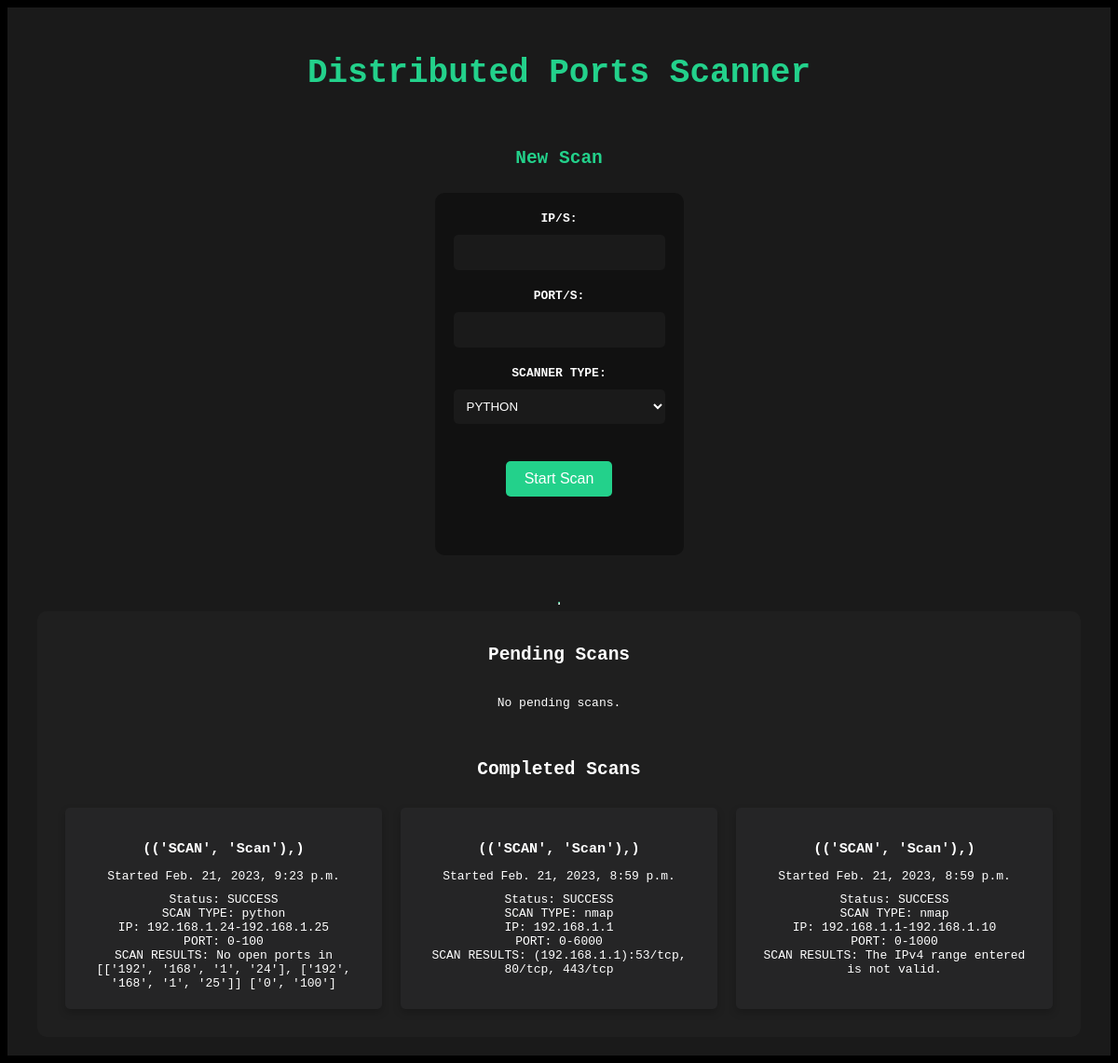
Page /scanner/list on the earlier database version.
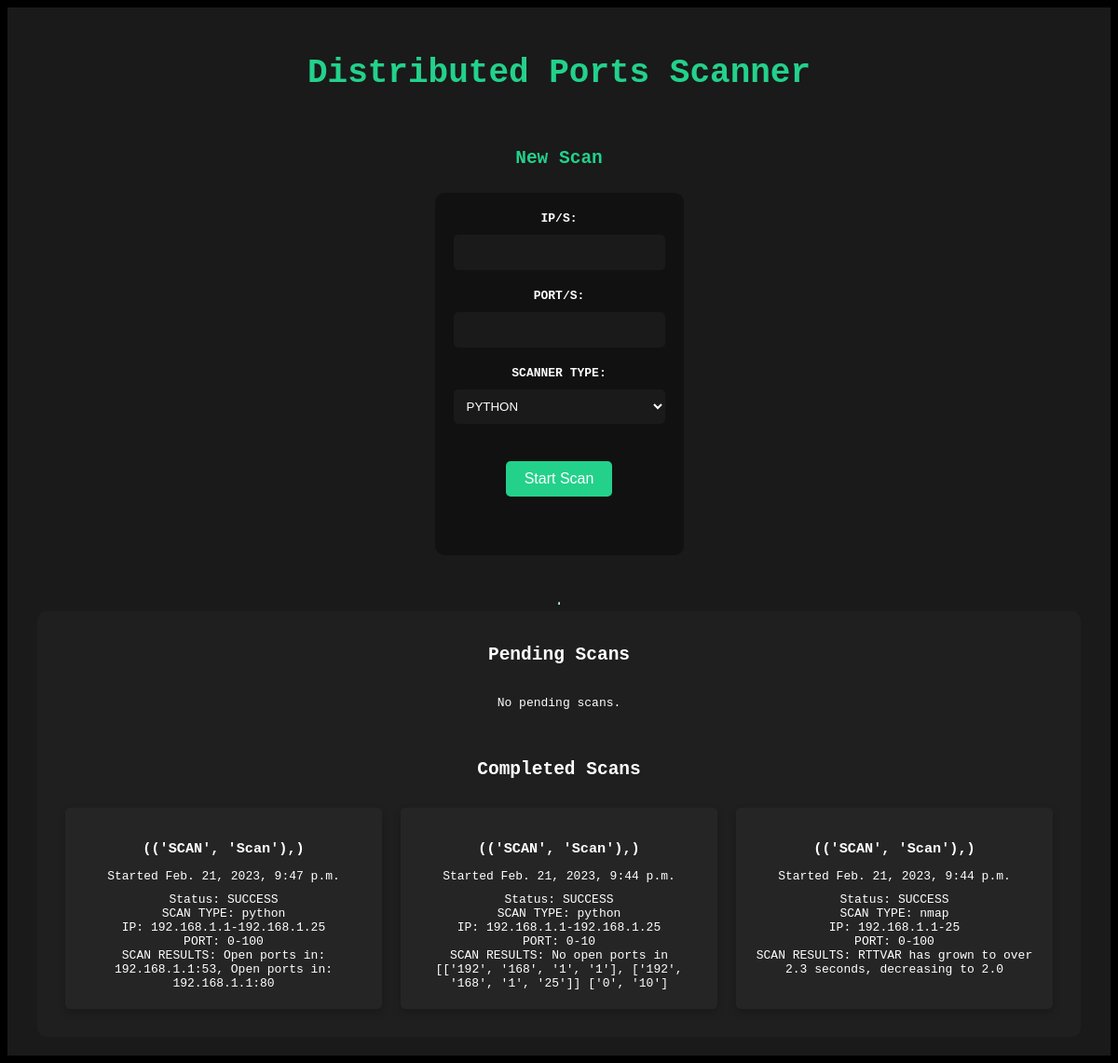
Same page on the later database version.
### scanner/models.py (models this page shows)
class Scan(models.Model):
    EXECUTION_SCANS = 'SCAN'
    EXECUTIONS = ((EXECUTION_SCANS, 'Scan'),)
    STATUS_PENDING = 'PENDING'
    STATUS_ERROR = 'ERROR'
    STATUS_SUCCESS = 'SUCCESS'
    STATUSES = (
        (STATUS_PENDING, 'Pending'),
        (STATUS_ERROR, 'Error'),
        (STATUS_SUCCESS, 'Success'),
    )
    execution = models.CharField(max_length=8, choices=EXECUTIONS)
    scanner_type = models.CharField(max_length=20)
    ip = models.GenericIPAddressField()
    port = models.CharField(max_length=9)
    result = models.CharField(blank=True, null=True, max_length=400)
    created_at = models.DateTimeField(auto_now_add=True)
    modified_at = models.DateTimeField(auto_now=True)
    status = models.CharField(max_length=8, choices=STATUSES)
    message = models.CharField(max_length=110, blank=True)

### scanner/views.py (the view)
# urls.py: path('list', ScanListView.as_view(), name='scan_list'),
class ScanListView(View):
    def get(self, request):
        pending_scans = Scan.objects.filter(status=Scan.STATUS_PENDING).order_by('-id')[:3]
        error_scans = Scan.objects.filter(status=Scan.STATUS_ERROR).order_by('-id')[:3]
        success_scans = Scan.objects.filter(status=Scan.STATUS_SUCCESS).order_by('-id')[:3]
        context = {
            'pending_scans': pending_scans,
            'error_scans': error_scans,
            'success_scans': success_scans,
        }
        return render(request, 'scan/list.html', context=context)

### scanner/templates/scan/list.html (shortened to what this page needs)
<html>
    <head></head>
    <body>
      <div id="container" style="text-align:center;background-color:#1a1a1a;color:white;padding-bottom:20px;">
        <h1 style="color:#23d18b;margin-top:50px;">Distributed Ports Scanner</h1>
        <h2 style="color:#23d18b;margin-top:10px;">New Scan</h2>
        <div style="background-color:#111111;display:inline-block;padding:20px;border-radius:10px;margin-top:10px;">
            <form action="{% url 'scan_start' %}" method="POST">
                <label for="ip" style="display:block;font-weight:bold;margin-bottom:10px;">IP/S:</label>
                <input type="text" name="ip" id="ip" style="width:100%;padding:10px;border-radius:5px;border:none;margin-bottom:20px;background-color:#1a1a1a;color:white;">
                <label for="port" style="display:block;font-weight:bold;margin-bottom:10px;">PORT/S:</label>
                <input type="text" name="port" id="port" style="width:100%;padding:10px;border-radius:5px;border:none;margin-bottom:20px;background-color:#1a1a1a;color:white;">
                <label for="scanner_type" style="display:block;font-weight:bold;margin-bottom:10px;">SCANNER TYPE:</label>
                <select name="scanner_type" id="scan_form" style="width:100%;padding:10px;border-radius:5px;border:none;margin-bottom:20px;background-color:#1a1a1a;color:white;">
                    <option value="python">PYTHON</option>
                </select>
                <input id="submit-button" type="submit" value="Start Scan" style="background-color:#23d18b;color:white;padding:10px 20px;border:none;border-radius:5px;cursor:pointer;">
            </form>
        </div>
        <hr style="border-top: 2px solid #23d18b;margin-top:50px;">
        <div style="background-color: #1f1f1f; color: #fff; padding: 20px; border-radius: 10px;">
          <h2 style="text-align: center; margin-bottom: 20px;">Pending Scans</h2>
          <div style="display: flex; flex-wrap: wrap; justify-content: center;">
              {% for execute in pending_scans %}
              <div style="background-color: #252526; box-shadow: 0 4px 8px 0 rgba(0, 0, 0, 0.2); border-radius: 5px; margin: 10px; padding: 20px; width: 300px; text-align: center;">
                  <h3 style="margin-bottom: 10px;">{{ execute.execution }}</h3>
                  <p style="margin-bottom: 10px;">Started {{ execute.created_at }}</p>
                  <ul style="list-style: none; padding: 0; margin: 0;">
                      <li>Status: {{ execute.status }}</li>
                      <li>SCAN TYPE: {{ execute.scanner_type }}</li>
                      <li>IP: {{ execute.ip }}</li>
                      <li>PORT: {{ execute.port }}</li>
                      <li>SCAN RESULTS: {% if execute.result %}{{ execute.result }}{% else %}Scanning...{% endif %}</li>
                  </ul>
              </div>
              {% empty %}
              <p>No pending scans.</p>
              {% endfor %}
          </div>
          <h2 style="text-align: center; margin: 40px 0 20px;">Completed Scans</h2>
          <div style="display: flex; flex-wrap: wrap; justify-content: center;">
              {% for execute in success_scans %}
              <div style="background-color: #252526; box-shadow: 0 4px 8px 0 rgba(0, 0, 0, 0.2); border-radius: 5px; margin: 10px; padding: 20px; width: 300px; text-align: center;">
                  <h3 style="margin-bottom: 10px;">{{ execute.execution }}</h3>
                  <p style="margin-bottom: 10px;">Started {{ execute.created_at }}</p>
                  <ul style="list-style: none; padding: 0; margin: 0;">
                      <li>Status: {{ execute.status }}</li>
                      <li>SCAN TYPE: {{ execute.scanner_type }}</li>
                      <li>IP: {{ execute.ip }}</li>
                      <li>PORT: {{ execute.port }}</li>
                      <li>SCAN RESULTS: {{ execute.result }}</li>
                  </ul>
              </div>
              {% empty %}
              <p>No completed scans.</p>
              {% endfor %}
          </div>
        </div>
      </div>
    </body>
</html>

### scanner/templates/scan/list.html (style rules this page uses)
body { background-color: black; color: white; font-family: monospace; }
input { padding: 10px; font-size: 16px; color: black; background-color: rgb(177, 167, 167); border: 2px solid black; }
#container { display: flex; flex-direction: column; align-items: center; justify-content: center; min-height: 100vh; }
h1 { font-size: 36px; margin-bottom: 50px; }
#submit-button { margin-top: 20px; margin-bottom: 30px; padding: 10px 20px; background-color: green; color: white; border: none; cursor: pointer; }

Differences in the rows shown:
no longer on this page (row unchanged): Scan: execution "(('SCAN', 'Scan'),)", created_at "Feb. 21, 2023, 9:23 p.m.", status "SUCCESS", scanner_type "python", ip "192.168.1.24-192.168.1.25", port "0-100", result "No open ports in [['192', '168', '1', '24'], ['192', '168', '1', '25']] ['0', '100']"
no longer on this page (row unchanged): Scan: execution "(('SCAN', 'Scan'),)", created_at "Feb. 21, 2023, 8:59 p.m.", status "SUCCESS", scanner_type "nmap", ip "192.168.1.1", port "0-6000", result "(192.168.1.1):53/tcp, 80/tcp, 443/tcp"
no longer on this page (row unchanged): Scan: execution "(('SCAN', 'Scan'),)", created_at "Feb. 21, 2023, 8:59 p.m.", status "SUCCESS", scanner_type "nmap", ip "192.168.1.1-192.168.1.10", port "0-1000", result "The IPv4 range entered is not valid."
added Scan: execution "(('SCAN', 'Scan'),)", created_at "Feb. 21, 2023, 9:47 p.m.", status "SUCCESS", scanner_type "python", ip "192.168.1.1-192.168.1.25", port "0-100", result "Open ports in: 192.168.1.1:53, Open ports in: 192.168.1.1:80"
added Scan: execution "(('SCAN', 'Scan'),)", created_at "Feb. 21, 2023, 9:44 p.m.", status "SUCCESS", scanner_type "python", ip "192.168.1.1-192.168.1.25", port "0-10", result "No open ports in [['192', '168', '1', '1'], ['192', '168', '1', '25']] ['0', '10']"
added Scan: execution "(('SCAN', 'Scan'),)", created_at "Feb. 21, 2023, 9:44 p.m.", status "SUCCESS", scanner_type "nmap", ip "192.168.1.1-25", port "0-100", result "RTTVAR has grown to over 2.3 seconds, decreasing to 2.0"
